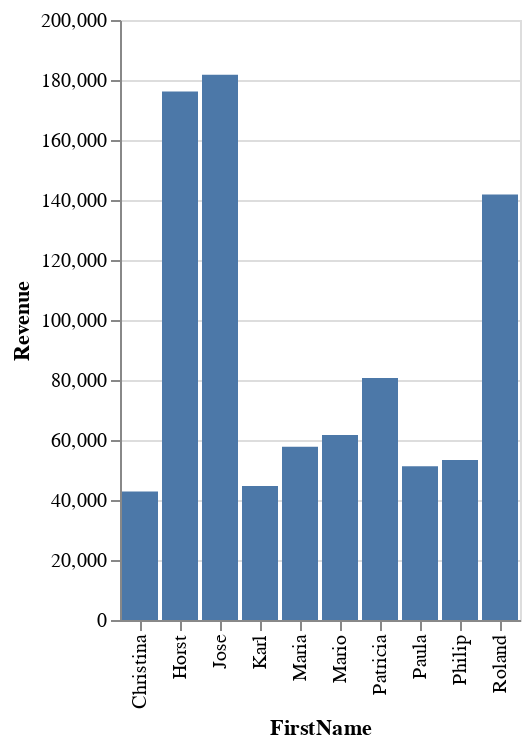

The notebook cell saved with this chart:
### Code cell
top10Cust |> @vlplot(:bar, x=:FirstName, y=:Revenue)

### Figure 1 — Vega-Lite specification as saved in the notebook (floating-point values rounded to 4 significant figures)
{"data": {"values": [{"FirstName": "Jose", "Id": 71, "LastName": "Pavarotti", "Revenue": 181700.0}, {"FirstName": "Horst", "Id": 63, "LastName": "Kloss", "Revenue": 176200.0}, {"FirstName": "Roland", "Id": 20, "LastName": "Mendel", "Revenue": 141800.0}, {"FirstName": "Patricia", "Id": 37, "LastName": "McKenna", "Revenue": 80690.0}, {"FirstName": "Mario", "Id": 34, "LastName": "Pontes", "Revenue": 61690.0}, {"FirstName": "Maria", "Id": 24, "LastName": "Larsson", "Revenue": 57740.0}, {"FirstName": "Philip", "Id": 39, "LastName": "Cramer", "Revenue": 53330.0}, {"FirstName": "Paula", "Id": 65, "LastName": "Wilson", "Revenue": 51291}, {"FirstName": "Karl", "Id": 89, "LastName": "Jablonski", "Revenue": 44650.0}, {"FirstName": "Christina", "Id": 5, "LastName": "Berglund", "Revenue": 42870.0}]}, "encoding": {"x": {"field": "FirstName", "type": "nominal"}, "y": {"field": "Revenue", "type": "quantitative"}}, "mark": "bar"}
